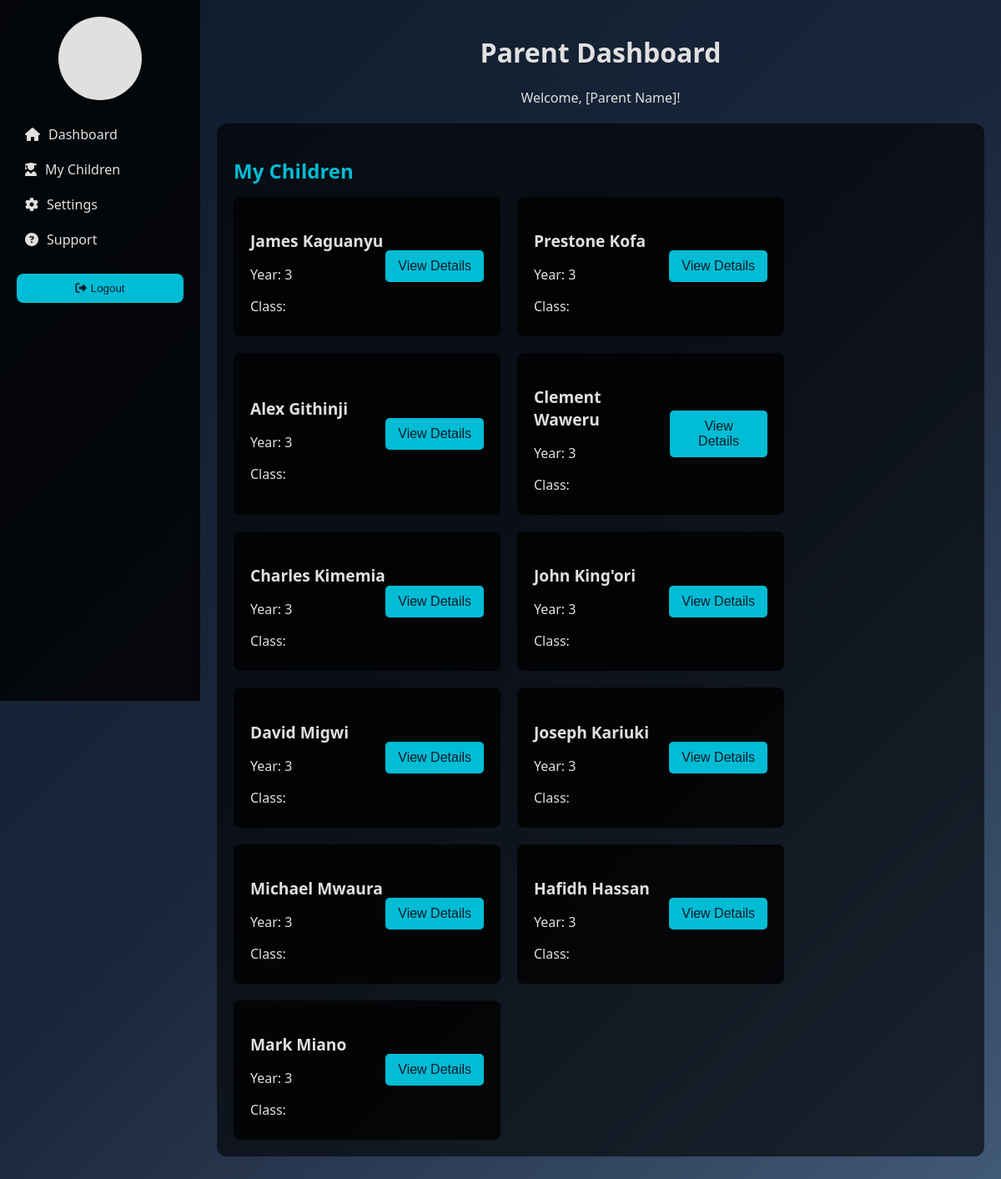
Page /pages/parentdash/ (signed in) on the earlier database version.
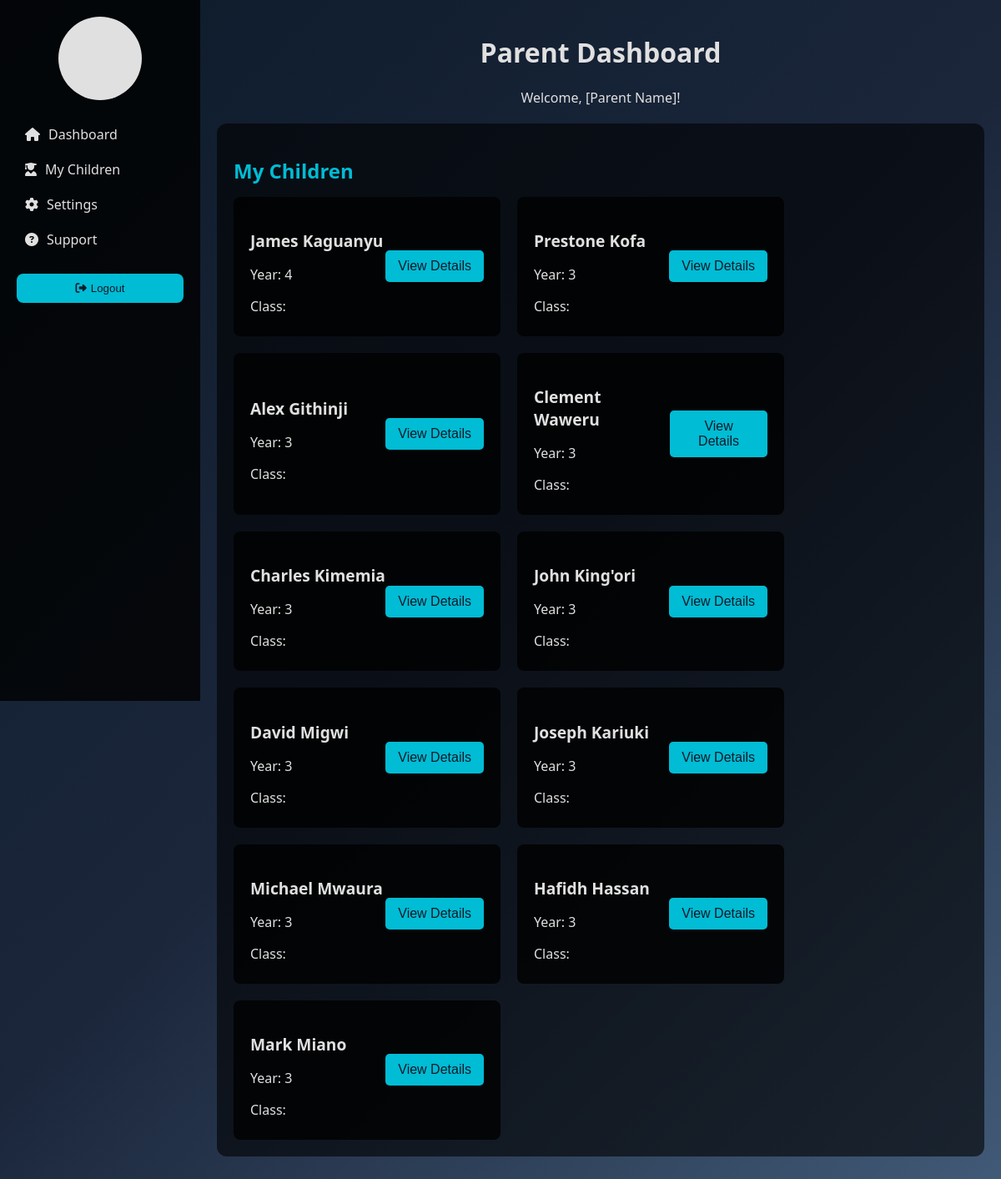
Same page on the later database version.
### students/models.py (models this page shows, shortened)
class Student(models.Model):
    user = models.OneToOneField(User, on_delete=models.CASCADE, related_name="student_profile")
    year_of_study = models.CharField(max_length=50)
    subjects = models.ManyToManyField(Subject, related_name="students")
    parent = models.ForeignKey(User, on_delete=models.SET_NULL, null=True, blank=True, related_name="children")

### users/models.py (models this page shows, shortened)
class User(AbstractUser):
    ROLE_CHOICES = (
        ('student', 'student'),
        ('parent', 'parent'),
        ('admin', 'admin'),
        ('teacher', 'teacher'),
    )
    role = models.CharField(max_length=10, choices=ROLE_CHOICES, default="student")
    email = models.EmailField(max_length=254, unique=True)
    profile_picture = models.ImageField(upload_to="profile_pics/", null=True, blank=True)
    bio = models.TextField(blank=True, null=True)

### pages/views.py (the view)
# urls.py: path('parentdash/', parent_dash, name='parentdash'),
@login_required
def parent_dash(request):
    parent = request.user
    children = Student.objects.filter(parent=parent)
    return render(request, 'pages/parentdash.html', {'children': children})

### pages/templates/pages/parentdash.html (shortened to what this page needs)
<!DOCTYPE html>
<html lang="en">
<head>
</head>
<body>
    <div class="dashboard-wrapper">
        <aside class="sidebar">
            <div class="profile-picture"></div>
            <nav class="navs">
                <a href="#" class="nav-link"><i class="fas fa-home"></i> Dashboard</a>
                <a href="#" class="nav-link"><i class="fas fa-user-graduate"></i> My Children</a>
                <a href="#" class="nav-link"><i class="fas fa-cog"></i> Settings</a>
                <a href="#" class="nav-link"><i class="fas fa-question-circle"></i> Support</a>
            </nav>
            <button class="logout-button"><i class="fas fa-sign-out-alt"></i> Logout</button>
        </aside>
        <main class="dashboard-content">
            <header class="dashboard-header">
                <h1>Parent Dashboard</h1>
                <p>Welcome, [Parent Name]!</p>
            </header>
            <section class="children-overview">
                <h2>My Children</h2>
                <div class="children-list">
                    {% for child in children %}
                    <div class="child-card" data-child-id="{{ child.id }}">
                        <div class="child-info">
                            <h3>{{ child.user.first_name }} {{ child.user.last_name }}</h3>
                            <p>Year: {{ child.year_of_study }}</p>
                            <p>Class: {{ child.classroom.name }}</p>
                        </div>
                        <div class="child-actions">
                            <button class="view-details">View Details</button>
                        </div>
                    </div>
                    {% empty %}
                    <p>No children found.</p>
                    {% endfor %}
                </div>
            </section>
        </main>
    </div>
</body>
</html>

### pages/templates/pages/parentdash.html (style rules this page uses)
html, body { scrollbar-width: none; -ms-overflow-style: none; }
body { font-family: 'Segoe UI', Tahoma, Geneva, Verdana, sans-serif; margin: 0; padding: 0; background: linear-gradient(135deg, #0D1B2A, #1B263B, #415A77); color: #e0e0e0; display: flex; }
.dashboard-wrapper { display: flex; width: 100%; }
.sidebar { min-width: 200px; background-color: rgba(0, 0, 0, 0.8); padding: 20px; height: 100vh; overflow-y: auto; position: sticky; top: 0; }
.profile-picture { width: 100px; height: 100px; border-radius: 50%; background-color: #e0e0e0; margin: 0 auto 20px; }
.navs { list-style: none; padding: 0; margin: 0; }
.nav-link { display: block; padding: 10px; color: #e0e0e0; text-decoration: none; transition: background-color 0.3s; display: flex; align-items: center; }
.nav-link i { margin-right: 10px; }
.logout-button { background-color: #00BCD4; color: #0D1B2A; padding: 10px 15px; border: none; cursor: pointer; border-radius: 8px; margin-top: 20px; width: 100%; display: flex; align-items: center; justify-content: center; }
.logout-button i { margin-right: 5px; }
.dashboard-content { flex-grow: 1; padding: 20px; }
.dashboard-header { text-align: center; margin-bottom: 20px; }
.children-overview, .child-details { background-color: rgba(0, 0, 0, 0.6); border-radius: 12px; padding: 20px; margin-bottom: 20px; }
.children-overview h2, .child-details h2 { color: #00BCD4; margin-bottom: 15px; }
.children-list { display: flex; flex-wrap: wrap; gap: 20px; justify-content: flex-start; }
.child-card { width: 320px; min-height: 150px; background-color: rgba(0, 0, 0, 0.8); border-radius: 8px; padding: 20px; display: flex; justify-content: space-between; align-items: center; box-sizing: border-box; }
.child-info h3 { margin-bottom: 8px; font-size: 1.2em; }
.child-info p { margin-bottom: 5px; font-size: 1em; }
.child-actions button { background-color: #00BCD4; color: #0D1B2A; padding: 10px 15px; border: none; cursor: pointer; border-radius: 5px; font-size: 1em; }

Differences in the rows shown:
changed Student "James": year_of_study "3" → "4"
